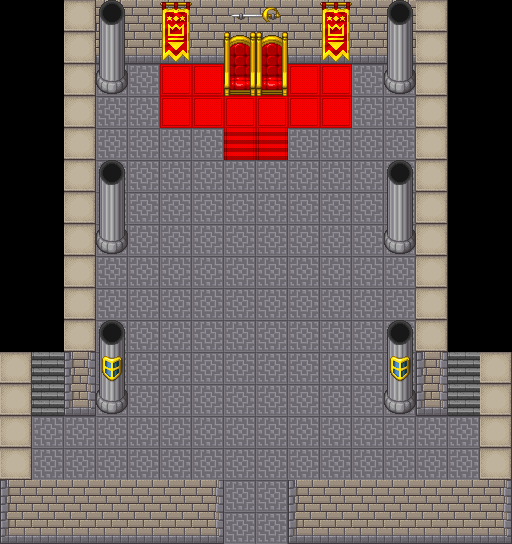

A 2D game scene composited from a Tiled map and its tileset images. What follows is a short description and the map's XML, with each tile layer's data collapsed to a summary:
An orthogonal 16x17 tile map with 32x32 px tiles, 6 tile layers (ground, carpet, walls, interior, ...), 2 tilesets and 8 objects (start, exitFloor1, exitFloor2, entryFloor1, entryFloor2, ...).

<map version="1.10" tiledversion="1.10.1" orientation="orthogonal" renderorder="right-down" width="16" height="17" tilewidth="32" tileheight="32" infinite="0" nextlayerid="10" nextobjectid="12">
 <tileset firstgid="1" source="[Base]BaseChip_pipo.tsx" />
 <tileset firstgid="1001" source="[Base]BaseChip_pipo_part2.tsx" />
 <layer id="1" name="ground" width="16" height="17">
  <data>[272 cells, 178 non-empty, 1 distinct tile ids]</data>
 </layer>
 <layer id="6" name="carpet" width="16" height="17">
  <data>[272 cells, 14 non-empty, 2 distinct tile ids]</data>
 </layer>
 <layer id="2" name="walls" width="16" height="17">
  <data>[272 cells, 82 non-empty, 9 distinct tile ids]</data>
 </layer>
 <layer id="5" name="interior" width="16" height="17">
  <data>[272 cells, 32 non-empty, 10 distinct tile ids]</data>
 </layer>
 <layer id="9" name="interior2" width="16" height="17">
  <data>[272 cells, 2 non-empty, 1 distinct tile ids]</data>
 </layer>
 <layer id="7" name="collisions" width="16" height="17">
  <data>[272 cells, 0 non-empty, 0 distinct tile ids]</data>
 </layer>
 <objectgroup id="8" name="objects">
  <object id="2" name="start" type="start" x="246" y="496">
   <point />
  </object>
  <object id="3" name="exitFloor1" x="32" y="352" width="32" height="8">
   <properties>
    <property name="entryPointId" value="entryFloor1" />
    <property name="nextMapId" value="castleFloor2Map" />
    <property name="type" value="changeMap" />
   </properties>
  </object>
  <object id="4" name="exitFloor2" x="448" y="352" width="32" height="8">
   <properties>
    <property name="entryPointId" value="entryFloor2" />
    <property name="nextMapId" value="castleFloor2Map" />
    <property name="type" value="changeMap" />
   </properties>
  </object>
  <object id="5" name="entryFloor1" x="48" y="434" />
  <object id="6" name="entryFloor2" x="448" y="434" />
  <object id="7" name="EV-prince" x="224" y="108">
   <point />
  </object>
  <object id="9" name="exit" x="224" y="536" width="64" height="8">
   <properties>
    <property name="entryPointId" value="entryCastle" />
    <property name="nextMapId" value="castlePathMap" />
    <property name="type" value="changeMap" />
   </properties>
  </object>
  <object id="10" name="entry" x="240" y="496" />
 </objectgroup>
</map>
